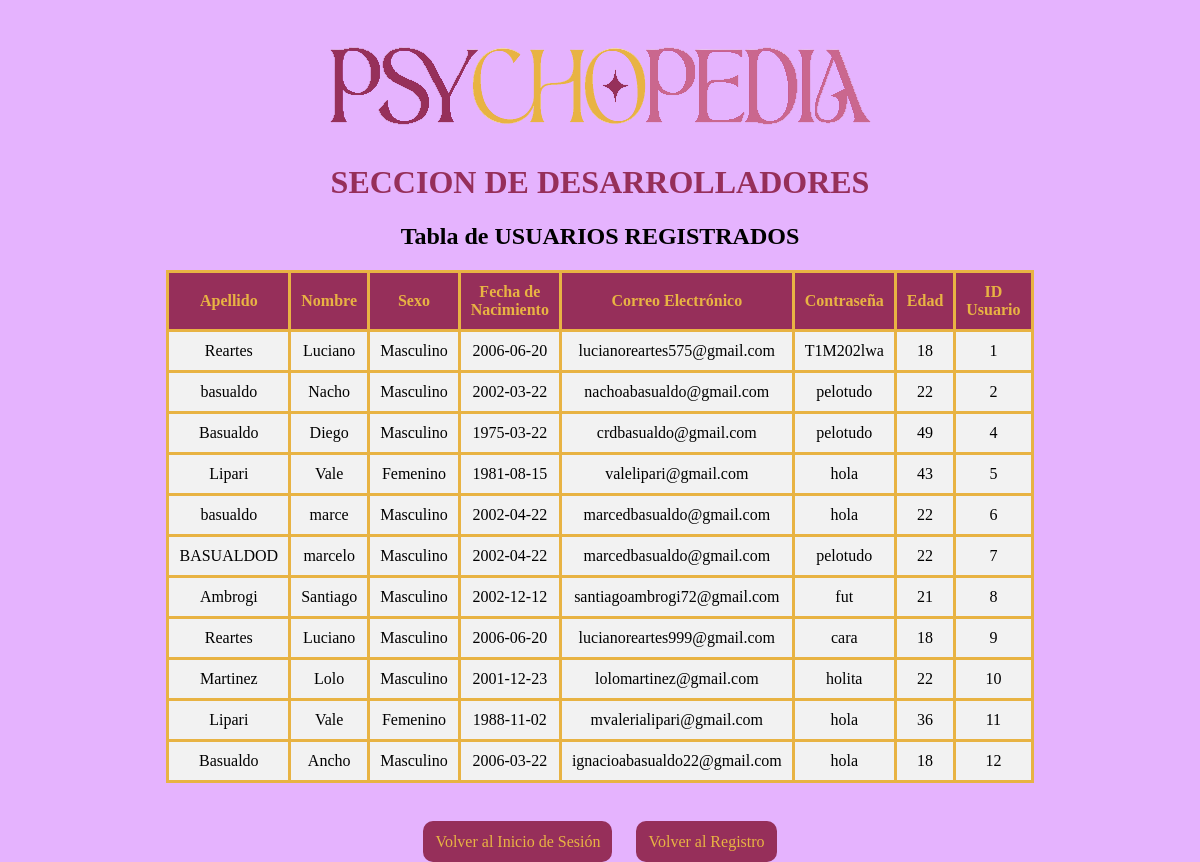
The app's page /desarrolladores/usuarios.php with its own data.
### tables this page shows
CREATE TABLE `usuarios` (
  `apellido` varchar(50) NOT NULL,
  `nombre` varchar(50) NOT NULL,
  `sexo` varchar(100) NOT NULL,
  `fnacimiento` date NOT NULL,
  `mail` varchar(200) NOT NULL,
  `contrase` varchar(100) NOT NULL,
  `id` int(11) NOT NULL,
  `foto_perfil` varchar(255) NOT NULL,
  `plan` enum('ninguno','basic','') NOT NULL DEFAULT 'ninguno',
  `fecha_suscripcion` date DEFAULT NULL
);

### desarrolladores/usuarios.php (the view, shortened to what this page needs)
<?php
$servername = "localhost";
$user = "root";
$contra = "";
$base = "psychopedia";
$conexion = new mysqli($servername, $user, $contra, $base);
$sql = "SELECT * FROM usuarios";
$resultado = $conexion->query($sql);
if ($resultado->num_rows > 0) {
    echo '<div class="table-container">';
    echo '<img src="recursos/titulo.png" alt="logo">';
    echo "<br><h1>SECCION DE DESARROLLADORES</h1><h2>Tabla de USUARIOS REGISTRADOS</h2>";
    echo "<table> <tr> <th>Apellido</th>
    <th>Nombre</th> <th>Sexo</th> <th>Fecha de Nacimiento</th>
    <th>Correo Electrónico</th> <th>Contraseña</th> <th>Edad</th> <th>ID Usuario</th>
    </tr>";
    while($row = $resultado->fetch_assoc()) {
        $fecha_nacimiento = new Datetime($row["fnacimiento"]);
        $fecha_actual = new DateTime();
        $diferencia = $fecha_actual->diff($fecha_nacimiento);
        $edad = $diferencia->y;
        echo "<tr>
                <td>" . $row["apellido"]. "</td>
                <td>" . $row["nombre"]. "</td>
                <td>" . $row["sexo"]. "</td>
                <td>" . $row["fnacimiento"]. "</td>
                <td>" . $row["mail"]. "</td>
                <td>" . $row["contrase"]. "</td>
                <td>" . $edad. "</td>
                <td>" . $row["id"]. "</td>
              </tr>";
    }
    echo "</table>";
    echo '</div>';
    echo '<div class="boton-container">
            <a href="../iniciosesion/iniciosesion.php" class="boton">Volver al Inicio de Sesión</a>
            <a href="../registro/registro.php" class="boton">Volver al Registro</a>
          </div>';
} else {
    echo "Sin registros encontrados";
}
?>

### desarrolladores/usuarios.php (style rules this page uses)
.table-container { text-align: center; padding: 30px; }
.table-container img { margin-bottom: 10px; }
table { width: 75%; margin: 0 auto; border-collapse: collapse; padding: 10px; }
td, th { padding: 10px; text-align: center; border: 3px solid #E8B343; }
th { background-color: #962F5A; color: #E8B343; }
h1 { text-align: center; color: #962F5A; }
tr:nth-child(1n) { background-color: #f2f2f2; }
.boton-container { text-align: center; margin-top: 20px; }
.boton { background: #962F5A; border: none; padding: 12px; color: #E8B343; margin: 0 10px; font-size: 16px; cursor: pointer; border-radius: 10px; transition: background-color 0.3s, transform 0.3s; text-decoration: none; }

### records on screen
usuarios: apellido "Reartes", nombre "Luciano", sexo "Masculino", fnacimiento "2006-06-20", mail "lucianoreartes575@gmail.com", contrase "T1M202lwa", id "1"
usuarios: apellido "basualdo", nombre "Nacho", sexo "Masculino", fnacimiento "2002-03-22", mail "nachoabasualdo@gmail.com", contrase "pelotudo", id "2"
usuarios: apellido "Basualdo", nombre "Diego", sexo "Masculino", fnacimiento "1975-03-22", mail "crdbasualdo@gmail.com", contrase "pelotudo", id "4"
usuarios: apellido "Lipari", nombre "Vale", sexo "Femenino", fnacimiento "1981-08-15", mail "valelipari@gmail.com", contrase "hola", id "5"
usuarios: apellido "basualdo", nombre "marce", sexo "Masculino", fnacimiento "2002-04-22", mail "marcedbasualdo@gmail.com", contrase "hola", id "6"
usuarios: apellido "BASUALDOD", nombre "marcelo", sexo "Masculino", fnacimiento "2002-04-22", mail "marcedbasualdo@gmail.com", contrase "pelotudo", id "7"
usuarios: apellido "Ambrogi", nombre "Santiago", sexo "Masculino", fnacimiento "2002-12-12", mail "santiagoambrogi72@gmail.com", contrase "fut", id "8"
usuarios: apellido "Reartes", nombre "Luciano", sexo "Masculino", fnacimiento "2006-06-20", mail "lucianoreartes999@gmail.com", contrase "cara", id "9"
usuarios: apellido "Martinez", nombre "Lolo", sexo "Masculino", fnacimiento "2001-12-23", mail "lolomartinez@gmail.com", contrase "holita", id "10"
usuarios: apellido "Lipari", nombre "Vale", sexo "Femenino", fnacimiento "1988-11-02", mail "mvalerialipari@gmail.com", contrase "hola", id "11"
usuarios: apellido "Basualdo", nombre "Ancho", sexo "Masculino", fnacimiento "2006-03-22", mail "ignacioabasualdo22@gmail.com", contrase "hola", id "12"
